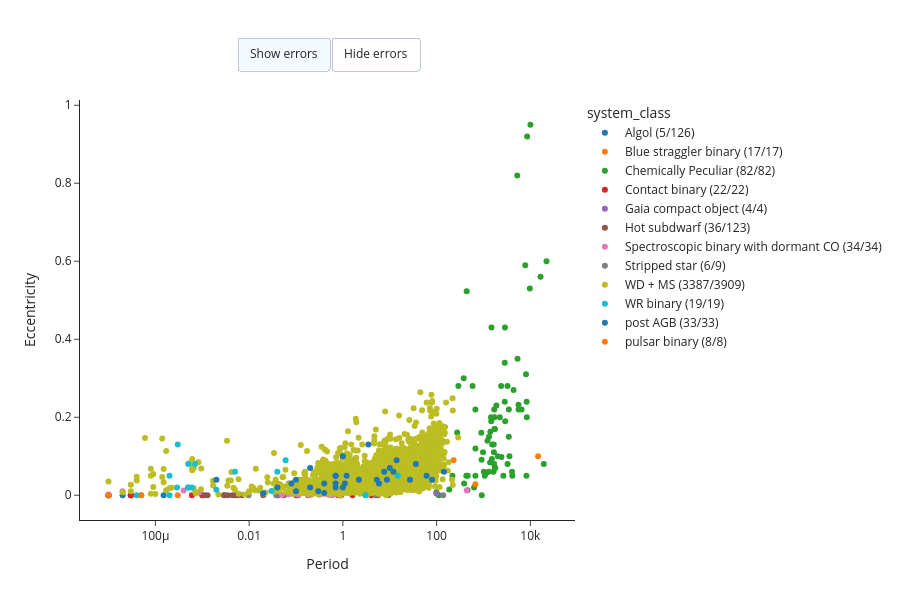

Notebook source saved alongside this figure:
### Code cell
plot_catalog(
    df,
    x="Period",
    y="Eccentricity",
    color_by="system_class",
    logx=True,
)

### Figure 1 — Plotly figure (JSON) as saved in the notebook; plotly's stock layout.template omitted (floating-point values rounded to 4 significant figures; data arrays with more than 128 entries replaced by an {"elided": "..."} marker saying what was removed)
{"data": [{"customdata": [["VFTS 061", "O9.7: V:", "ON8.5 III:"], ["VFTS 652", "O9 III:", "B2 Ip"], ["VFTS 538", "ON9 Ia", "O7.5: I:(f)"], ["VFTS 450", "O7::", "O9.7 III:"], ["Mu1 Sco", "B1V", "B:"]], "error_x": {"array": [2.333, 8.589, 4.16, 6.892, 1.446], "arrayminus": [0.0, 0.0, 0.0, 0.0, 0.0], "symmetric": false, "type": "data", "visible": false}, "error_y": {"array": [NaN, NaN, NaN, NaN, NaN], "arrayminus": [NaN, NaN, NaN, NaN, NaN], "symmetric": false, "type": "data", "visible": false}, "hovertemplate": "<b>%{customdata[0]}</b><br>Period: %Period<br>Eccentricity: %Eccentricity<br>Type1: %{customdata[1]}<br>Type2: %{customdata[2]}<extra></extra>", "mode": "markers", "name": "Algol (5/126)", "type": "scatter", "x": [1e-05, 0.00015, 2e-05, 3e-05, 1e-05], "y": [0.0, 0.0, 0.0, 0.0, 0.0]}, {"customdata": [["Cl* NGC 188 PKM 451", "MS", "WD"], ["Cl* NGC 188 PKM 1888", "MS", "WD"], ["Cl* NGC 188 PKM 2679", "MS", "WD"], ["Cl* NGC 188 PKM 4348", "MS", "WD"], ["Cl* NGC 188 PKM 4540", "MS", "WD"], ["Cl* NGC 188 PKM 4581", "MS", "WD"], ["Cl* NGC 188 PKM 4589", "MS", "WD"], ["Cl* NGC 188 PKM 4970", "MS", "WD"], ["Cl* NGC 188 PKM 5325", "MS", "WD"], ["Cl* NGC 188 PKM 5350", "MS", "WD"], ["Cl* NGC 188 PKM 5379", "MS", "WD"], ["Cl* NGC 188 PKM 5434", "MS", "WD"], ["Cl* NGC 188 PKM 5671", "MS", "WD"], ["[NMM2020] WOCS 5011", "MS", "WD"], ["[NMM2020] WOCS 10011", "MS", "WD"], ["[NMM2020] WOCS 20009", "MS", "WD"], ["[NMM2020] WOCS 36011", "MS", "WD"]], "error_x": {"array": [718.0, 2210.0, 1025.0, 1160.0, 2960.0, 545.1, 613.5, 1000.0, 1760.0, 687.0, 120.2, 1268.0, 1416.0, 2650.0, 511.0, 3960.0, 217.2], "arrayminus": [0.0, 0.0, 0.0, 0.0, 0.0, 0.0, 0.0, 0.0, 0.0, 0.0, 0.0, 0.0, 0.0, 0.0, 0.0, 0.0, 0.0], "symmetric": false, "type": "data", "visible": false}, "error_y": {"array": [0.31, 0.17, 0.02, 0.04, 0.29, 0.254, 0.17, 0.082, 0.74, 0.02, 0.21, 0.533, 0.268, 0.28, 0.3, 0.18, 0.65], "arrayminus": [0.0, 0.0, 0.0, 0.0, 0.0, 0.0, 0.0, 0.0, 0.0, 0.0, 0.0, 0.0, 0.0, 0.0, 0.0, 0.0, 0.0], "symmetric": false, "type": "data", "visible": false}, "hovertemplate": "<b>%{customdata[0]}</b><br>Period: %Period<br>Eccentricity: %Eccentricity<br>Type1: %{customdata[1]}<br>Type2: %{customdata[2]}<extra></extra>", "mode": "markers", "name": "Blue straggler binary (17/17)", "type": "scatter", "x": [4.0, 30.0, 8.0, 8.0, 70.0, 1.6, 1.7, 2.4, 12.0, 3.0, 0.04, 9.0, 7.0, 60.0, 6.0, 230.0, 0.4], "y": [0.03, 0.04, 0.05, 0.05, 0.07, 0.015, 0.04, 0.013, 0.03, 0.05, 0.03, 0.018, 0.018, 0.04, 0.07, 0.09, 0.09]}, {"customdata": {"elided": "82x3 str values"}, "error_x": {"array": [NaN, NaN, NaN, NaN, NaN, NaN, NaN, NaN, NaN, NaN, NaN, NaN, NaN, NaN, NaN, NaN, NaN, NaN, NaN, NaN, NaN, NaN, NaN, NaN, NaN, NaN, NaN, NaN, NaN, NaN, NaN, NaN, NaN, NaN, NaN, NaN, NaN, NaN, NaN, NaN, NaN, NaN, NaN, NaN, NaN, NaN, NaN, NaN, NaN, NaN, NaN, NaN, NaN, NaN, NaN, NaN, NaN, NaN, NaN, NaN, NaN, NaN, NaN, NaN, NaN, NaN, NaN, NaN, NaN, NaN, NaN, NaN, NaN, NaN, NaN, NaN, NaN, NaN, 4845.0, 1579.0, 1505.0, 2737.0], "arrayminus": [NaN, NaN, NaN, NaN, NaN, NaN, NaN, NaN, NaN, NaN, NaN, NaN, NaN, NaN, NaN, NaN, NaN, NaN, NaN, NaN, NaN, NaN, NaN, NaN, NaN, NaN, NaN, NaN, NaN, NaN, NaN, NaN, NaN, NaN, NaN, NaN, NaN, NaN, NaN, NaN, NaN, NaN, NaN, NaN, NaN, NaN, NaN, NaN, NaN, NaN, NaN, NaN, NaN, NaN, NaN, NaN, NaN, NaN, NaN, NaN, NaN, NaN, NaN, NaN, NaN, NaN, NaN, NaN, NaN, NaN, NaN, NaN, NaN, NaN, NaN, NaN, NaN, NaN, 0.0, 0.0, 0.0, 0.0], "symmetric": false, "type": "data", "visible": false}, "error_y": {"array": [NaN, NaN, -0.05, NaN, NaN, NaN, NaN, NaN, NaN, NaN, NaN, -0.05, -0.05, NaN, -0.05, NaN, NaN, -0.05, -0.05, -0.05, NaN, NaN, NaN, NaN, NaN, NaN, NaN, NaN, NaN, NaN, NaN, NaN, NaN, NaN, NaN, NaN, NaN, NaN, NaN, NaN, NaN, NaN, NaN, NaN, NaN, NaN, NaN, NaN, NaN, NaN, NaN, NaN, NaN, NaN, NaN, NaN, NaN, NaN, NaN, NaN, NaN, NaN, NaN, NaN, NaN, NaN, NaN, NaN, NaN, NaN, NaN, NaN, NaN, NaN, NaN, NaN, NaN, NaN, 0.056, 0.064, 0.07, 0.309], "arrayminus": [NaN, NaN, 0.05, NaN, NaN, NaN, NaN, NaN, NaN, NaN, NaN, 0.05, 0.05, NaN, 0.05, NaN, NaN, 0.05, 0.05, 0.05, NaN, NaN, NaN, NaN, NaN, NaN, NaN, NaN, NaN, NaN, NaN, NaN, NaN, NaN, NaN, NaN, NaN, NaN, NaN, NaN, NaN, NaN, NaN, NaN, NaN, NaN, NaN, NaN, NaN, NaN, NaN, NaN, NaN, NaN, NaN, NaN, NaN, NaN, NaN, NaN, NaN, NaN, NaN, NaN, NaN, NaN, NaN, NaN, NaN, NaN, NaN, NaN, NaN, NaN, NaN, NaN, NaN, NaN, 0.0, 0.0, 0.0, 0.0], "symmetric": false, "type": "data", "visible": false}, "hovertemplate": "<b>%{customdata[0]}</b><br>Period: %Period<br>Eccentricity: %Eccentricity<br>Type1: %{customdata[1]}<br>Type2: %{customdata[2]}<extra></extra>", "mode": "markers", "name": "Chemically Peculiar (82/82)", "type": "scatter", "x": [8383.0, 5573.0, 430.0, 975.6, 909.9, 2410.0, 274.3, 673.0, 5244.0, 1314.0, 1384.0, 217.2, 459.4, 1508.0, 2652.0, 1146.0, 291.0, 8231.0, 672.0, 4117.0, 1399.0, 437.9, 386.0, 3260.0, 3470.0, 3253.0, 1881.0, 2018.0, 8059.0, 2226.0, 377.8, 1693.0, 1066.0, 5609.0, 1689.0, 629.0, 457.0, 1785.0, 897.0, 2896.0, 9718.0, 8314.0, 1214.0, 672.0, 3464.0, 80.0, 1630.0, 1445.0, 1754.0, 918.0, 1653.0, 16470.0, 1711.0, 19300.0, 3570.0, 22060.0, 185.7, 8523.0, 10000.0, 5324.0, 1461.0, 1668.0, 2866.0, 4049.0, 4382.0, 7780.0, 584.9, 1735.0, 1710.0, 2837.0, 6489.0, 2378.0, 2837.0, 1529.0, 1019.0, 111.0, 1294.0, 1479.0, 20.0, 6.0, 11.0, 99.0], "y": [0.2, 0.232, 0.05, 0.11, 0.091, 0.098, 0.161, 0.12, 0.82, 0.15, 0.084, 0.05, 0.05, 0.093, 0.05, 0.058, 0.28, 0.05, 0.05, 0.05, 0.163, 0.523, 0.03, 0.08, 0.22, 0.28, 0.23, 0.1, 0.31, 0.2, 0.3, 0.22, 0.05, 0.22, 0.08, 0.02, 0.013, 0.07, 0.16, 0.19, 0.53, 0.24, 0.14, 0.22, 0.15, 0.09, 0.06, 0.2, 0.17, 0.0, 0.13, 0.56, 0.2, 0.08, 0.1, 0.6, 0.015, 0.92, 0.95, 0.35, 0.19, 0.11, 0.43, 0.06, 0.27, 0.59, 0.28, 0.07, 0.17, 0.34, 0.22, 0.28, 0.24, 0.13, 0.06, 0.0, 0.06, 0.43, 0.019, 0.011, 0.06, 0.008]}, {"customdata": [["LSS 3074", "O6-7:(f):, Contact", "O4 f +, Contact"], ["MY Cam", "O4.5-6V, Contact", "O6V, Contact"], ["OGLE SMC-SC10 108086", "O9V, Contact", "O9.5-B0V, Contact"], ["TU Mus", "O7V, Contact", "O8V, Contact"], ["V382 Cyg", "O6.5V((f)), Contact", "O6V((f)), Contact"], ["VFTS 352", "O4.5 V(n)((fc))z, Contact", "O5.5 V(n)((fc))z, Contact"], ["CT Tau", "B1V, Contact", "B1V, Contact"], ["GU Mon", "B1V, Contact", "B1V, Contact"], ["SV Cen", "B, Contact?", "B, Contact?"], ["V606 Cen", "B0.5V, Contact", "B2V, Contact"], ["V701 Sco", "B1-1.5V, Contact", "B1-1.5V, Contact"], ["V745 Cas", "B0V, Contact", "B1-2 IV/V, Contact"], ["VFTS 066", "B0V, Contact", "B1.5III, Contact"], ["RZ Pyx", "B5V, Contact", "B5/7V, Contact"], ["LY Aur", "O9II, Contact", "O9III, Contact"], ["XZ Cep", "O9.5V, Contact", "B1III, Contact"], ["V348 Car", "B0-B.05III , Contact", "B1III, Contact"], ["V729 Cyg", "O6.5-7 Ia, Contact", "Ofpe/WN9, Contact"], ["BH Cen", "B, Contact", "B, Contact"], ["HD 64315B", "O9V, Contact", "O9V, Contact"], ["DIRECT V4741 M31A", "O, Contact", "O, Contact"], ["DIRECT V1555 M31A", "O, Contact", "O, Contact"]], "error_x": {"array": [2.185, 1.175, NaN, 1.387, 1.886, 1.124, 0.6668, 0.8966, 1.657, 1.495, 0.7619, 1.411, 1.141, 0.6562, NaN, NaN, NaN, 6.598, NaN, 1.019, NaN, NaN], "arrayminus": [0.0, 0.0, NaN, 0.0, 0.0, 0.0, 0.0, 0.0, 0.0, 0.0, 0.0, 0.0, 0.0, 0.0, NaN, NaN, NaN, 0.0, NaN, 0.0, NaN, NaN], "symmetric": false, "type": "data", "visible": false}, "error_y": {"array": [0.0, 0.0, 0.0, 0.0, 0.0, 0.0, 0.0, 0.0, 0.0, 0.26, 0.0, 0.0, 0.0, 0.0, 0.0, 0.0, 0.0, 0.0, 0.0, 0.0, 0.0, 0.0], "arrayminus": [0.0, 0.0, 0.0, 0.0, 0.0, 0.0, 0.0, 0.0, 0.0, 0.0, 0.0, 0.0, 0.0, 0.0, 0.0, 0.0, 0.0, 0.0, 0.0, 0.0, 0.0, 0.0], "symmetric": false, "type": "data", "visible": false}, "hovertemplate": "<b>%{customdata[0]}</b><br>Period: %Period<br>Eccentricity: %Eccentricity<br>Type1: %{customdata[1]}<br>Type2: %{customdata[2]}<extra></extra>", "mode": "markers", "name": "Contact binary (22/22)", "type": "scatter", "x": [0.0006, 0.0, 0.8831, 0.0, 1e-05, 0.0, 0.0, 0.0, 0.001, 0.0, 0.0, 1e-05, 1e-05, 3e-05, 4.02, 5.097, 5.562, 3e-05, 0.7916, 0.0, 1.604, 0.917], "y": [0.0, 0.0, 0.0, 0.0, 0.0, 0.0, 0.0, 0.0, 0.0, 0.07, 0.0, 0.0, 0.0, 0.0, 0.0, 0.0, 0.0, 0.0, 0.0, 0.0, 0.0, 0.0]}, {"customdata": [["Gaia BH1", "MS", "BH"], ["Gaia BH2", "RG", "BH"], ["Gaia BH3", "RG", "BH"], ["Gaia NS1", "MS", "NS"]], "error_x": {"array": [185.4, 1276.0, 4155.0, 730.4], "arrayminus": [0.0, 0.0, 0.0, 0.0], "symmetric": false, "type": "data", "visible": false}, "error_y": {"array": [0.4323, 0.5167, 0.7243, 0.121], "arrayminus": [0.0, 0.0, 0.0, 0.0], "symmetric": false, "type": "data", "visible": false}, "hovertemplate": "<b>%{customdata[0]}</b><br>Period: %Period<br>Eccentricity: %Eccentricity<br>Type1: %{customdata[1]}<br>Type2: %{customdata[2]}<extra></extra>", "mode": "markers", "name": "Gaia compact object (4/4)", "type": "scatter", "x": [0.003, 0.6, 98.5, 0.5], "y": [2e-05, 0.0009, 0.0048, 0.002]}, {"customdata": [["HD58978", "Be", "sdOB"], ["HD200120", "Be", "sdOB"], ["HD10516", "Be", "sdOB"], ["HD55606", "Be", "sdOB"], ["HD109387", "Be", "sdOB"], ["HD113120", "Be", "sdOB"], ["HD137387", "Be", "sdOB"], ["HD152478", "Be", "sdOB"], ["HD157042", "Be", "sdOB"], ["HD41335", "Be", "sdOB"], ["HD161306", "Be", "sdOB"], ["HD183537", "Be", "sdOB"], ["HD191610", "Be", "sdOB"], ["HD194335", "Be", "sdOB"], ["HD200310", "Be", "sdOB"], ["HD167128", "Be", "sdOB"], ["GALEXJ2349+3844", null, null], ["V477Lyr", null, null], ["HFG1", null, null], ["EC20182-6534", null, null], ["EC22202-1834", null, null], ["EQPsc", null, null], ["EC02200-2338", null, null], ["KPD2215+5037", null, null], ["EC13332-1424", null, null], ["EC21556-5552", null, null], ["EC12408-1427", null, null], ["PG1253+284", null, null], ["PG0958-073", null, null], ["PB7352", null, null], ["EC20369-1804", null, null], ["PG1439-013", null, null], ["EC20260-4757", null, null], ["PG1558-007", null, null], ["EGB5", null, null], ["HD185510", null, null]], "error_x": {"array": [37.25, 28.19, 126.7, 93.74, 61.54, 181.4, 192.0, 236.3, 176.1, 80.87, 99.26, 69.52, 359.2, 63.14, 147.6, 40.32, 0.4625, 0.4717, 0.5816, 0.5988, 0.7047, 0.8008, 0.8022, 0.8091, 0.8279, 0.834, 0.9024, 3.016, 3.181, 3.622, 4.51, 7.291, 8.952, 10.35, 16.54, 20.66], "arrayminus": [0.0, 0.0, 0.0, 0.0, 0.0, 0.0, 0.0, 0.0, 0.0, 0.0, 0.0, 0.0, 0.0, 0.0, 0.0, 0.0, 0.0, 0.0, 0.0, 0.0, 0.0, 0.0, 0.0, 0.0, 0.0, 0.0, 0.0, 0.0, 0.0, 0.0, 0.0, 0.0, 0.0, 0.0, 0.0, 0.0], "symmetric": false, "type": "data", "visible": false}, "error_y": {"array": [NaN, NaN, NaN, NaN, NaN, NaN, NaN, NaN, NaN, NaN, NaN, NaN, NaN, NaN, 0.19, NaN, 0.04, NaN, 0.08, NaN, NaN, 0.07, NaN, NaN, NaN, NaN, NaN, NaN, NaN, 0.014, NaN, NaN, NaN, NaN, 0.05, 0.083], "arrayminus": [NaN, NaN, NaN, NaN, NaN, NaN, NaN, NaN, NaN, NaN, NaN, NaN, NaN, NaN, 0.0, NaN, 6.939e-18, NaN, 1.388e-17, NaN, NaN, 0.0, NaN, NaN, NaN, NaN, NaN, NaN, NaN, 1.735e-18, NaN, NaN, NaN, NaN, -1.388e-17, 0.0], "symmetric": false, "type": "data", "visible": false}, "hovertemplate": "<b>%{customdata[0]}</b><br>Period: %Period<br>Eccentricity: %Eccentricity<br>Type1: %{customdata[1]}<br>Type2: %{customdata[2]}<extra></extra>", "mode": "markers", "name": "Hot subdwarf (36/123)", "type": "scatter", "x": [0.007, 0.0011, 0.0035, 0.02, 0.0058, 0.11, 0.1, 0.18, 0.04, 0.0044, 0.055, 0.0051, 0.041, 0.0029, 0.038, 0.0013, 0.0, 0.0, 0.0, 0.0, 0.0, 0.0, 0.0, 0.0, 0.0, 0.0, 0.0, 0.0, 0.0, 0.0, 0.0, 0.0, 0.0, 0.0, 0.0, 0.0], "y": [0.0, 0.0, 0.0, 0.0, 0.0, 0.0, 0.0, 0.0, 0.0, 0.0, 0.0, 0.0, 0.0, 0.0, 0.01, 0.0, 0.02, 0.06, 0.01, 0.13, 0.18, 0.04, 0.28, 0.06, 0.06, 0.12, 0.11, 0.14, 0.18, 0.01, 0.18, 0.28, 0.29, 0.07, 0.048, 0.011]}, {"customdata": [["VFTS 243", "O7V", "BH"], ["NGC 3201 #12560", "MS", "BH"], ["HD 130298", "O6.5III", "BH"], ["G3425", "RG", "BH?"], ["J0553-1349", "MS", "NS"], ["J2057-4742", "MS", "NS"], ["J1553-6846", "MS", "NS"], ["J2102+3703", "MS", "NS"], ["J0742-4749", "MS", "NS"], ["J0152-2049", "MS", "NS"], ["J0003-5604", "MS", "NS"], ["J1733+5808", "MS", "NS"], ["J1150-2203", "MS", "NS"], ["J1449+6919", "MS", "NS"], ["J0217-7541", "MS", "NS"], ["J0639-3655", "MS", "NS"], ["J1739+4502", "MS", "NS"], ["J0036-0932", "MS", "NS"], ["J1048+6547", "MS", "NS"], ["J2145+2837", "MS", "NS"], ["J2244-2236", "MS", "NS"], ["J0824+5254", "MS", "NS"], ["J0230+5950", "MS", "NS"], ["J0634+6256", "MS", "NS"], ["2XMM J1255", "MS", "NS/WD?"], ["2MASS J06163552", "MS", "NS/WD?"], ["LAMOST J1123", "MS", "NS/WD?"], ["56 UMa", "RG", "NS/WD?"], ["J0606+2132", "MS", "NS/WD?"], ["G3431", "MS", "NS/WD?"], ["G8441", "RG", "NS/WD/MS?"], ["LAMOST J2354", "MS", "WD/NS?"], ["2MASS J1527", "MS", "WD/NS?"], ["G4031", "MS", "WD"]], "error_x": {"array": [10.4, 166.9, 14.63, 875.0, 189.0, 230.1, 310.1, 480.8, 497.2, 536.0, 561.5, 570.6, 631.6, 632.4, 635.4, 654.0, 656.8, 718.9, 822.0, 888.8, 937.8, 1023.0, 1024.0, 1044.0, 2.761, 0.8666, 0.2738, 16470.0, 2.774, 120.4, 46.69, 0.4799, 0.2557, 137.3], "arrayminus": [0.0, 0.0, 0.0, 0.0, 0.0, 0.0, 0.0, 0.0, 0.0, 0.0, 0.0, 0.0, 0.0, 0.0, 0.0, 0.0, 0.0, 0.0, 0.0, 0.0, 0.0, 0.0, 0.0, 0.0, 0.0, 0.0, 0.0, 37.0, 0.0, 0.01, 0.04, 0.0, 0.0, 0.05], "symmetric": false, "type": "data", "visible": false}, "error_y": {"array": [0.005, 0.59, 0.45, 0.04, 0.3872, 0.3069, 0.5293, 0.439, 0.164, 0.6605, 0.79, 0.3083, 0.548, 0.2658, 0.3195, 0.708, 0.6759, 0.3972, 0.348, 0.5805, 0.5655, 0.674, 0.742, 0.553, NaN, 0.0, NaN, 0.55, 0.0, 0.1, -0.01, 0.0, NaN, 0.194], "arrayminus": [0.0, 0.0, 0.0, 0.0, 0.0, 0.0, 0.0, 0.0, 0.0, 0.0, 0.0, 0.0, 0.0, 0.0, 0.0, 0.0, 0.0, 0.0, 0.0, 0.0, 0.0, 0.0, 0.0, 0.0, NaN, 0.002, NaN, 0.0, 0.0, 0.01, 0.01, 0.0, NaN, 0.0], "symmetric": false, "type": "data", "visible": false}, "hovertemplate": "<b>%{customdata[0]}</b><br>Period: %Period<br>Eccentricity: %Eccentricity<br>Type1: %{customdata[1]}<br>Type2: %{customdata[2]}<extra></extra>", "mode": "markers", "name": "Spectroscopic binary with dormant CO (34/34)", "type": "scatter", "x": [0.0004, 0.09, 0.00085, 2.0, 0.05, 0.07, 0.11, 0.26, 0.4, 0.18, 0.29, 0.31, 0.22, 0.21, 0.7, 0.6, 0.6, 0.9, 5.0, 0.7, 0.5, 3.3, 5.0, 2.1, 1e-05, 0.0, 0.0, 438.0, 2e-05, 0.2, 0.12, 1e-05, 0.0, 0.66], "y": [0.012, 0.02, 0.007, 0.01, 0.0007, 0.0026, 0.0021, 0.009, 0.004, 0.001, 0.005, 0.001, 0.004, 0.001, 0.0033, 0.013, 0.0018, 0.0021, 0.009, 0.0035, 0.0011, 0.012, 0.011, 0.011, 0.0, 0.007, 0.0, 0.012, 0.01, 0.03, 0.03, 0.002, 0.0, 0.021]}, {"customdata": [["VFTS 291", "B", "SS"], ["LB-1", "B3Ve", "SS"], ["NGC 1850 BH1", "MS", "SS"], ["2dFS 2553", "Be", "SS"], ["Sk -71 35", "O9Ve", "SS"], ["Upsilon Sagittarii", "B", "SS"]], "error_x": {"array": [108.0, 78.79, NaN, 93.53, NaN, NaN], "arrayminus": [0.0, 0.0, NaN, -0.01, NaN, NaN], "symmetric": false, "type": "data", "visible": false}, "error_y": {"array": [NaN, NaN, NaN, NaN, NaN, NaN], "arrayminus": [NaN, NaN, NaN, NaN, NaN, NaN], "symmetric": false, "type": "data", "visible": false}, "hovertemplate": "<b>%{customdata[0]}</b><br>Period: %Period<br>Eccentricity: %Eccentricity<br>Type1: %{customdata[1]}<br>Type2: %{customdata[2]}<extra></extra>", "mode": "markers", "name": "Stripped star (6/9)", "type": "scatter", "x": [0.038, 0.0097, 5.04, 0.07, 9.399, 137.9], "y": [0.0, 0.0, 0.0, 0.03, 0.0, 0.0]}, {"customdata": {"elided": "3387x3 str values"}, "error_x": {"array": {"elided": "3387 float values"}, "arrayminus": {"elided": "3387 float values"}, "symmetric": false, "type": "data", "visible": false}, "error_y": {"array": {"elided": "3387 float values"}, "arrayminus": {"elided": "3387 float values"}, "symmetric": false, "type": "data", "visible": false}, "hovertemplate": "<b>%{customdata[0]}</b><br>Period: %Period<br>Eccentricity: %Eccentricity<br>Type1: %{customdata[1]}<br>Type2: %{customdata[2]}<extra></extra>", "mode": "markers", "name": "WD + MS (3387/3909)", "type": "scatter", "x": {"elided": "3387 float values"}, "y": {"elided": "3387 float values"}}, {"customdata": [["BAT99 19", "O6 V", "WR-WN4"], ["BAT99 28", "O5 V", "WR-WC6"], ["BAT99 29", "B1.5 V", "WR-WN3"], ["BAT99 38", "O-uncertain", "WR-WC4"], ["BAT99 39", "O6 V", "WR-WC4"], ["BAT99 43", "O9 V", "WR-WN3"], ["BAT99 49", "O9 V", "WR-WN4"], ["BAT99 59", "O9 V", "WR-WN4"], ["BAT99 64", "O9 V", "WR-WN4"], ["BAT99 71", "O6.5 V", "WR-WN3"], ["BAT99 77", "O7.5 III", "WR-WN7"], ["BAT99 92", "O6 V", "WR-WN3"], ["BAT99 103", "O4 V", "WR-WN5"], ["BAT99 126", "O7 V", "WR-WN3"], ["BAT99 129", "O4 V", "WR-WN5"], ["SMC AB 3", "O-O9", "WR-WN3"], ["SMC AB 6", "O-O5.5 V", "WR-WN3"], ["SMC AB 7", "O-O6 I", "WR-WN4"], ["SMC AB 8", "O-O4 V", "WR-WO4"]], "error_x": {"array": [17.99, NaN, 2.201, NaN, NaN, 2.816, 31.66, 4.712, 37.53, 2.326, 3.003, 4.312, 2.759, 25.46, 2.768, 10.05, 6.538, 19.56, 19.56], "arrayminus": [0.0, NaN, 0.0, NaN, NaN, 0.0, 0.0, 0.0, 0.0, 0.0, 0.0, 0.0, 0.0, 0.0, 0.0, 0.0, 0.0, 0.0, 0.0], "symmetric": false, "type": "data", "visible": false}, "error_y": {"array": [0.006, 0.11, 0.03, NaN, NaN, 0.02, 0.339, 0.24, 0.07, 0.01, 0.3, 0.0, NaN, 0.32, NaN, 0.03, NaN, 0.08, 0.08], "arrayminus": [0.0, 0.0, 0.0, NaN, NaN, 0.0, -0.099, 0.0, 0.0, 0.0, 0.0, 0.0, NaN, 0.0, NaN, 0.0, NaN, 0.0, 0.0], "symmetric": false, "type": "data", "visible": false}, "hovertemplate": "<b>%{customdata[0]}</b><br>Period: %Period<br>Eccentricity: %Eccentricity<br>Type1: %{customdata[1]}<br>Type2: %{customdata[2]}<extra></extra>", "mode": "markers", "name": "WR binary (19/19)", "type": "scatter", "x": [0.002, 14.93, 0.0003, 3.033, 3.033, 0.0002, 0.03, 0.0007, 0.06, 0.0005, 0.00029, 0.0006, 5e-05, 0.04, 0.0002, 0.005, 4e-05, 0.0005, 0.0005], "y": [0.014, 0.05, 0.13, 0.0, 0.0, 0.05, 0.011, 0.08, 0.09, 0.08, 0.02, 0.02, 0.0, 0.06, 0.0, 0.06, 0.0, 0.02, 0.02]}, {"customdata": [["89 Her", "MS?", "post AGB"], ["AC Her", "MS?", "post AGB"], ["BD+39 4926", "MS?", "post AGB"], ["BD+46 442", "MS?", "post AGB"], ["DY Ori", "MS?", "post AGB"], ["EP Lyr", "MS?", "post AGB"], ["HD 44179", "MS?", "post AGB"], ["HD 46703", "MS?", "post AGB"], ["HD 52961", "MS?", "post AGB"], ["HD 95767", "MS?", "post AGB"], ["HD 108015", "MS?", "post AGB"], ["HD 131356", "MS?", "post AGB"], ["HD 158616", "MS?", "post AGB"], ["HD 213985", "MS?", "post AGB"], ["HP Lyr", "MS?", "post AGB"], ["HR 4049", "MS?", "post AGB"], ["IRAS 05208-2035", "MS?", "post AGB"], ["IRAS 06165+3158", "MS?", "post AGB"], ["IRAS 06452-3456", "MS?", "post AGB"], ["IRAS 08544-4431", "MS?", "post AGB"], ["IRAS 09144-4933", "MS?", "post AGB"], ["IRAS 15469-5311", "MS?", "post AGB"], ["IRAS 16230-3410", "MS?", "post AGB"], ["IRAS 17038-4815", "MS?", "post AGB"], ["IRAS 19125+0343", "MS?", "post AGB"], ["IRAS 19135+3937", "MS?", "post AGB"], ["IRAS 19157-0247", "MS?", "post AGB"], ["RU Cen", "MS?", "post AGB"], ["SAO 173329", "MS?", "post AGB"], ["ST Pup", "MS?", "post AGB"], ["SX Cen", "MS?", "post AGB"], ["TW Cam", "MS?", "post AGB"], ["U Mon", "MS?", "post AGB"]], "error_x": {"array": [288.9, 1188.0, 871.3, 140.8, 1212.0, 1137.0, 316.5, 597.2, 1288.0, 1928.0, 900.4, 1479.0, 362.3, 258.9, 1738.0, 430.5, 234.3, 261.9, 215.0, 500.1, 1735.0, 389.5, 646.3, 1382.0, 519.0, 126.9, 119.5, 1479.0, 115.9, 403.8, 556.7, 656.9, 2407.0], "arrayminus": [0.0, 0.0, 0.0, 0.0, 0.0, 0.0, 0.0, 0.0, 0.0, 0.0, 0.0, 0.0, 0.0, 0.0, 0.0, 0.0, 0.0, 0.0, 0.0, 0.0, 0.0, 0.0, 0.0, 0.0, 0.0, 0.0, 0.0, 0.0, 0.0, 0.0, 0.0, 0.0, 0.0], "symmetric": false, "type": "data", "visible": false}, "error_y": {"array": [0.22, -0.05, 0.018, 0.08, 0.14, 0.3, 0.24, 0.28, 0.22, 0.2, -0.03, 0.28, -0.1, 0.16, 0.16, 0.29, -0.02, -0.05, -0.03, 0.18, 0.26, 0.06, -0.13, 0.57, 0.21, 0.1, 0.3, 0.55, -0.04, -0.04, -0.06, 0.21, 0.19], "arrayminus": [0.0, 0.05, 0.0, 0.0, 0.0, 0.0, 0.0, 0.0, 0.0, 0.0, 0.03, 0.0, 0.1, 0.0, 0.0, 0.0, 0.02, 0.05, 0.03, 0.0, 0.0, 0.0, 0.13, 0.0, 0.0, 0.0, 0.0, 0.0, 0.04, 0.04, 0.06, 0.0, 0.0], "symmetric": false, "type": "data", "visible": false}, "hovertemplate": "<b>%{customdata[0]}</b><br>Period: %Period<br>Eccentricity: %Eccentricity<br>Type1: %{customdata[1]}<br>Type2: %{customdata[2]}<extra></extra>", "mode": "markers", "name": "post AGB (33/33)", "type": "scatter", "x": [0.2, 1.2, 0.4, 0.02, 36.0, 14.0, 1.1, 0.2, 0.3, 61.0, 5.9, 8.7, 1.0, 0.7, 80.0, 0.1, 0.04, 0.7, 0.4, 1.0, 27.0, 0.7, 3.5, 12.0, 0.7, 0.08, 0.1, 10.0, 0.002, 2.2, 7.6, 5.3, 143.0], "y": [0.07, 0.05, 0.006, 0.005, 0.08, 0.09, 0.03, 0.02, 0.01, 0.05, 0.03, 0.04, 0.1, 0.05, 0.04, 0.01, 0.02, 0.05, 0.03, 0.02, 0.04, 0.02, 0.13, 0.06, 0.03, 0.03, 0.04, 0.07, 0.04, 0.04, 0.06, 0.04, 0.06]}, {"customdata": [["PSR B1820-11", "MS/WD?", "NS"], ["PSR J1954+2529", "MS/WD?", "NS"], ["PSR J0045-7319", "BIV", "NS"], ["PSR B1259-63", "Be", "NS"], ["PSR J1638-4725", "B", "NS"], ["PSR J2032+4127", "Be", "NS"], ["PSR J2108+4516", "O/Be", "NS"], ["PSR J0210+5845", "B6V", "NS"]], "error_x": {"array": [357.8, 82.72, 51.17, 1237.0, 231.0, 16330.0, 269.4, 2567.0], "arrayminus": [0.0, 0.0, 0.0, 0.0, 0.0, -330.0, 0.0, 9496.0], "symmetric": false, "type": "data", "visible": false}, "error_y": {"array": [0.7946, 0.114, 0.8079, 0.8699, 0.5789, 0.933, 0.08742, 0.36], "arrayminus": [0.0, 0.0, 0.0, 0.0, 0.0, 0.003, 0.0, 0.03], "symmetric": false, "type": "data", "visible": false}, "hovertemplate": "<b>%{customdata[0]}</b><br>Period: %Period<br>Eccentricity: %Eccentricity<br>Type1: %{customdata[1]}<br>Type2: %{customdata[2]}<extra></extra>", "mode": "markers", "name": "pulsar binary (8/8)", "type": "scatter", "x": [0.0003, 5e-05, 0.0, 1e-05, 0.0, 670.0, 0.0, 14610.0], "y": [1e-05, 0.0, 0.0, 0.0, 0.0, 0.028, 0.0, 0.1]}], "layout": {"height": 600, "legend": {"title": {"text": "system_class"}}, "updatemenus": [{"buttons": [{"args": [{"error_x.visible": [true, true, true, true, true, true, true, true, true, true, true, true], "error_y.visible": [true, true, true, true, true, true, true, true, true, true, true, true]}], "label": "Show errors", "method": "update"}, {"args": [{"error_x.visible": [false, false, false, false, false, false, false, false, false, false, false, false], "error_y.visible": [false, false, false, false, false, false, false, false, false, false, false, false]}], "label": "Hide errors", "method": "update"}], "direction": "right", "type": "buttons", "x": 0.5, "xanchor": "center", "y": 1.15}], "width": 900, "xaxis": {"title": {"text": "Period"}, "type": "log"}, "yaxis": {"title": {"text": "Eccentricity"}}}}
